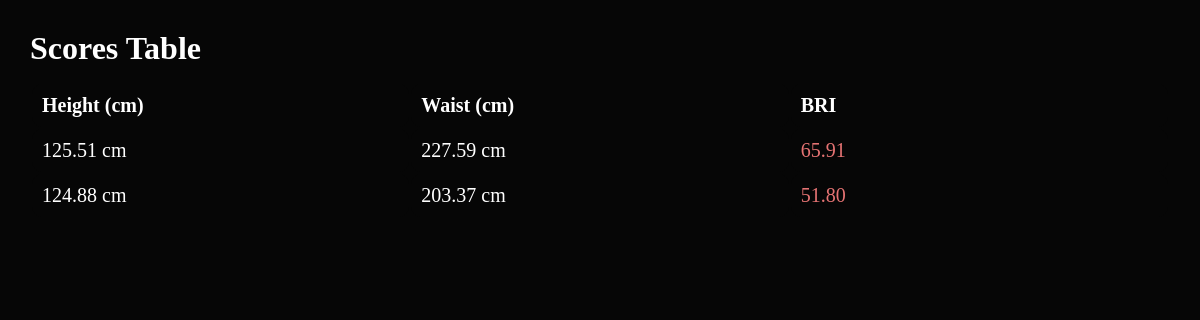
The page /score on the database as committed earlier.
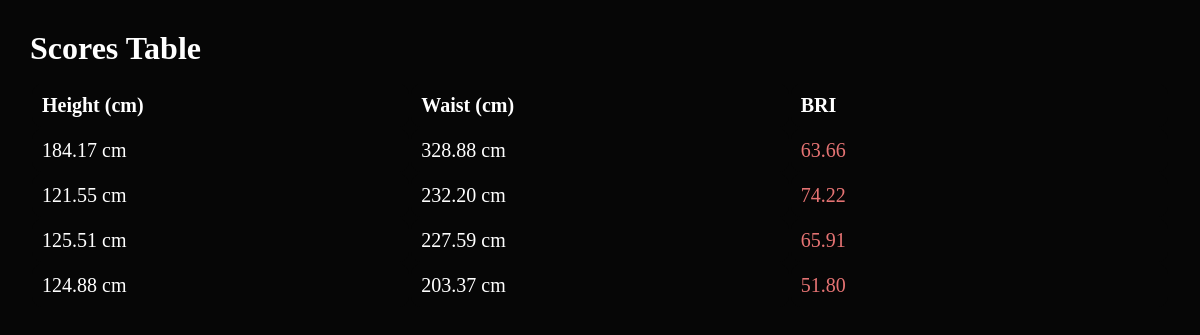
The same page on the database as committed later.
### ui_app/models.py (models this page shows)
class Score(models.Model):
    bri = models.FloatField()
    datetime = models.DateTimeField(auto_now_add=True)
    height = models.FloatField()
    waist = models.FloatField()

### ui_app/views.py (the view)
# urls.py: 'calibrate', calibrate), path('score', score)]
def score(request):
    data = Score.objects.all()
    data = list(data)
    data.reverse()
    return render(request, 'ui_app/score.html', {
        'scores': data
    })

### templates/ui_app/score.html (shortened to what this page needs)
<!DOCTYPE html>
<html lang="en">
<head>
    {% load static %}
    <link rel="stylesheet" href="{% static 'widgets/theme_dark.css' %}">
    <link rel="stylesheet" href="{% static 'widgets/global/section/section.css' %}">
    <link rel="stylesheet" href="{% static 'widgets/global/table/table.css' %}">
    <link rel="stylesheet" href="{% static 'ui_app/score.css' %}">
</head>
<body>
    <div class="section">
        <div class="section_title">
            <h1>Scores Table</h1>
        </div>
        <div class="section_content">
            <table>
                <thead>
                    <th>Height (cm)</th>
                    <th>Waist (cm)</th>
                    <th>BRI</th>
                </thead>
                <tbody>
                    {% for i in scores%}
                    <tr>
                        <td>{{i.height|floatformat:2}} cm</td>
                        <td>{{i.waist|floatformat:2}} cm</td>
                        {% if i.bri > 6.9 %}
                        <td class="red">{{i.bri|floatformat:2}}</td>
                        {% else %}
                        <td class="green">{{i.bri|floatformat:2}}</td>
                        {% endif %}
                    </tr>
                    {% endfor %}
                </tbody>
            </table>
        </div>
    </div>
</body>
</html>

### templates/widgets/theme_dark.css (style rules this page uses)
* { font-family: "Zona Pro"; padding: 0; box-sizing: border-box; margin: 0; text-decoration: none; border: none; color: var(--txt0); }
* { scrollbar-width: none; }
* { -ms-overflow-style: none; }
* { -webkit-overflow-scrolling: touch; }
:root { --bg0: #0b0b0b; --bg1: #060606; --accent0: #ffffff; --accent1: #f0f0f0; --txt0: #ffffff; --txt1: #767676; --white: #ffffff; --black: #0a0a0a; --err: #e57373; --cnf: #90ee90; --sz0: 0px; --sz1: 5px; --sz2: 10px; --sz3: 15px; --sz4: 20px; --sz5: 25px; --sz6: 30px; --sz7: 35px; --sz8: 40px; --sz9: 45px; --sz10: 50px; --sz11: 55px; --sz12: 60px; --sz13: 65px; --sz14: 70px; --sz15: 75px; --sz16: 80px; --sz17: 85px; --sz18: 90px; --sz19: 95px; }

### templates/widgets/global/section/section.css (style rules this page uses)
.section { position: relative; display: flex; flex-direction: column; row-gap: var(--sz3); position: relative; }
.section .section_title { display: flex; align-items: center; justify-content: space-between; }
.section .section_content { display: flex; flex-direction: column; font-size: var(--sz3); row-gap: var(--sz3); }

### templates/widgets/global/table/table.css (style rules this page uses)
table { table-layout: fixed; }
table td, th { text-align: start; padding: var(--sz2); border-radius: var(--sz2); font-size: var(--sz4); background-color: var(--bg1); animation: var(--grow_anim); white-space: nowrap; text-overflow: clip; }
table th { color: var(--accent0); }
:root { --grow_anim: grow 0.1s linear 0s 1 normal; }

### templates/ui_app/score.css (style rules this page uses)
body { background-color: var(--bg1); padding: var(--sz6); }
table { width: 100%; }
td.red { color: var(--err); }

Rows that differ between the two databases and show on the page:
added Score: height "184.17", waist "328.88", bri "63.66"
added Score: height "121.55", waist "232.20", bri "74.22"
